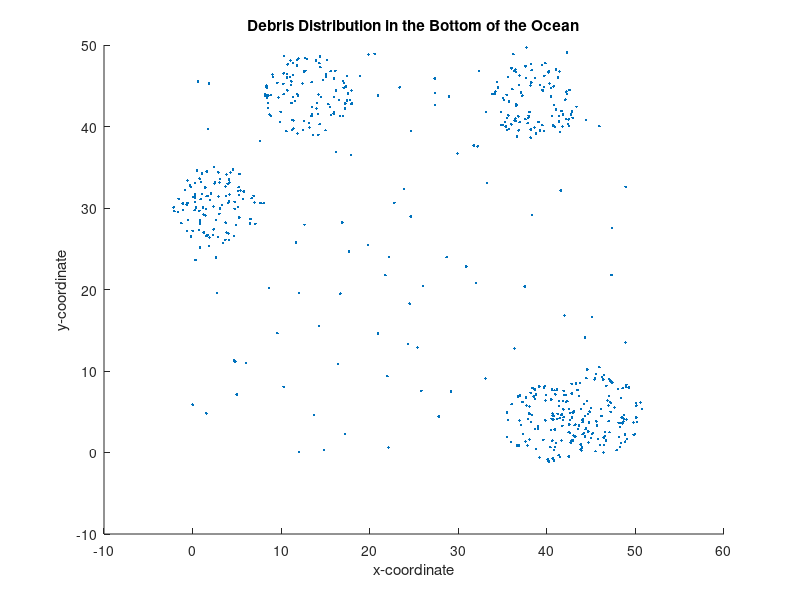

MATLAB code for this plot:
% Define the size and shape of your graph
Xmax = 50;  % Number of rows
Ymax = 50;  % Number of columns

% Generate random points throughout the graph
numPoints = 100;  % Adjust the total number of points
x = rand(numPoints, 1) * Xmax;  % Generate random x-coordinates
y = rand(numPoints, 1) * Ymax;  % Generate random y-coordinates

% Create random hotspots
numHotspots = 5;  % Adjust the number of hotspots
hotspotRadius = 5;  % Adjust the hotspot radius

for i = 1:numHotspots
    x_hotspot = rand * Xmax;  % Random x-coordinate for the hotspot center
    y_hotspot = rand * Ymax;  % Random y-coordinate for the hotspot center
    
    numHotspotPoints = 100;  % Adjust the number of points in each hotspot
    theta = 2*pi*rand(numHotspotPoints, 1);  % Generate random angles
    radius = hotspotRadius*sqrt(rand(numHotspotPoints, 1));  % Generate random radii
    x_hotspot_points = x_hotspot + radius.*cos(theta);  % Calculate x-coordinates of hotspot points
    y_hotspot_points = y_hotspot + radius.*sin(theta);  % Calculate y-coordinates of hotspot points
    
    % Combine hotspot points with the original points
    x = [x; x_hotspot_points];
    y = [y; y_hotspot_points];
end

% Visualize the debris distribution
figure;
scatter(x, y, '.');
title('Debris Distribution in the Bottom of the Ocean');
xlabel('x-coordinate');
ylabel('y-coordinate');
